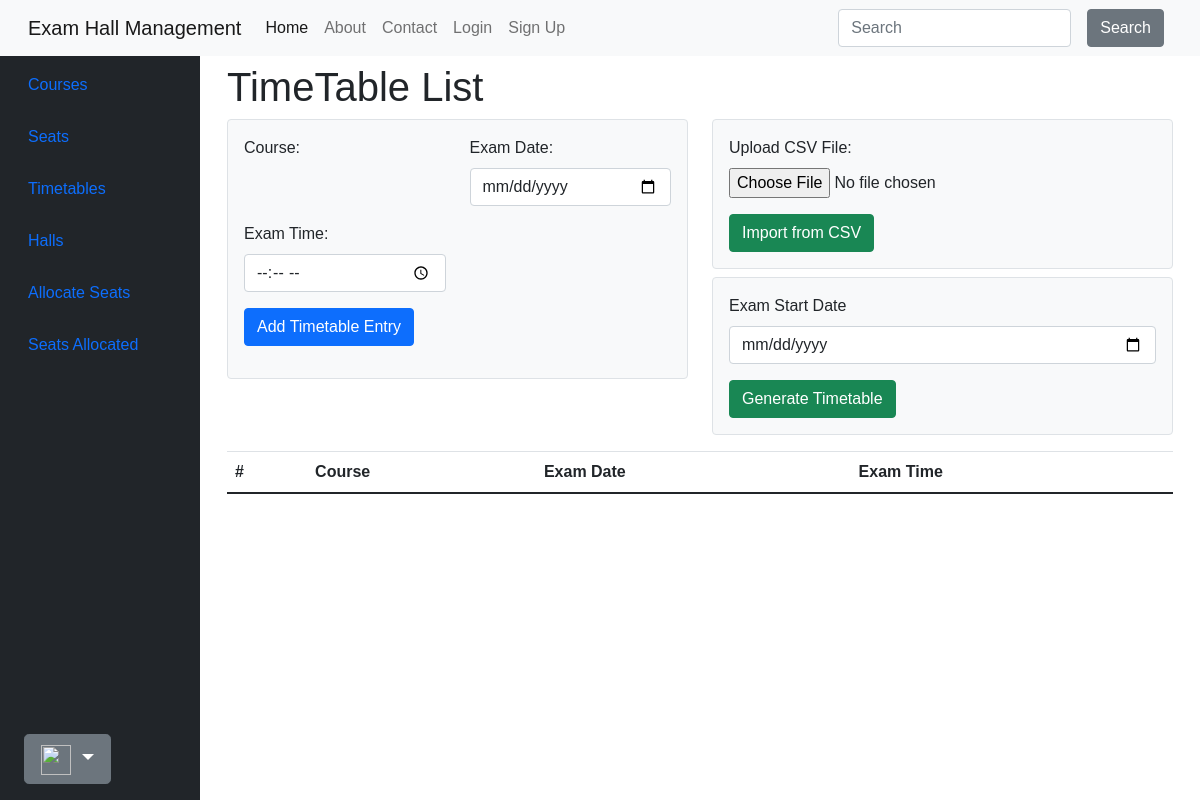
Page /main/generate-timetable/ on the earlier database version.
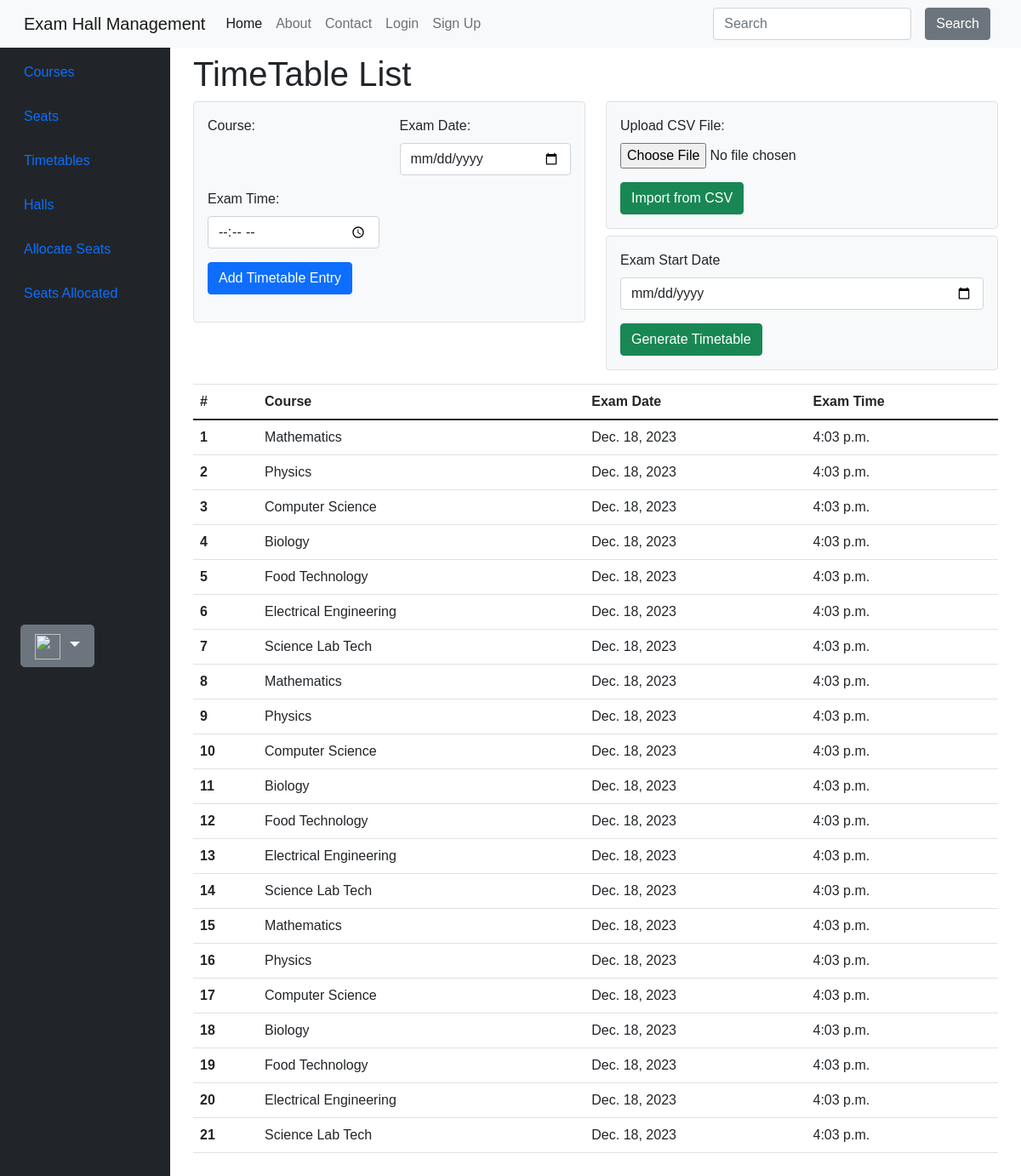
Same page on the later database version.
### main/models.py (models this page shows, shortened)
class TimeTable(models.Model):
    course = models.ForeignKey(Course, on_delete=models.CASCADE)
    exam_date = models.DateField()
    exam_time = models.TimeField()

class Course(models.Model):
    name = models.CharField(max_length=100)
    code = models.CharField(max_length=8)
    department = models.ForeignKey(Department, on_delete=models.CASCADE)
    def __str__(self):
        return f"{self.name}"

### main/views.py (the view, shortened to what this page needs)
# urls.py: path('generate-timetable/', GenerateTimeTableView.as_view(), name='generate'),
class GenerateTimeTableView(View):
    template_name = 'main/timetables.html'
    def get(self, request, *args, **kwargs):
        courses = Course.objects.all()
        timetable = TimeTable.objects.all()
        form = CourseForm()
        return render(request, self.template_name, {'courses': courses, 'timetable':timetable, 'form': form})

### main/forms.py
class CourseForm(forms.ModelForm):
    class Meta:
        model = Course
        fields = ['name', 'code', 'department']

### main/templates/main/timetables.html (shortened to what this page needs)
{% extends 'main/base.html' %}
{% load widget_tweaks %}
{% block content %}
    <h1>TimeTable List</h1>
    <div class="row mb-3">
        <div class="col-md-6">
            <div class="form-container bg-light p-3 rounded border">
                <form method="post" enctype="multipart/form-data">
                    <div class="form-group row">
                        <div class="col-md-6">
                            <label for="{{ form.course.id_for_label }}">Course:</label>
                        </div>
                        <div class="col-md-6">
                            <label for="{{ form.exam_date.id_for_label }}">Exam Date:</label>
                            <input type="date" id="exam_date" name="exam_date"
                            placeholder="dd-mm-yyyy" class="form-control">
                        </div>
                        <div class="col-md-6 mt-3">
                            <label for="{{ form.exam_time.id_for_label }}">Exam Time:</label>
                            <input type="time" id="exam_time" name="exam_time"
                            min="08:00" max="16:00" class="form-control" required/>
                        </div>
                        <div class="col-md-12 mt-3">
                            <button type="submit" class="btn btn-primary">Add Timetable Entry</button>
                        </div>
                    </div>
                </form>
            </div>
        </div>
        <div class="col-md-6">
            <div class="form-container bg-light p-3 rounded border">
                <form method="post" enctype="multipart/form-data" action={% url 'main:create_timetable' %}>
                    <div class="form-group">
                        <label for="csv_file">Upload CSV File:</label>
                        <input class="form-control-file" type="file" name="csv_file" required>
                    </div>
                    <div class="mt-3">
                        <button type="submit" class="btn btn-success">Import from CSV</button>
                    </div>
            </div>
            <div class="form-container bg-light mt-2 p-3 rounded border">
                <form method="post" action="{% url 'main:generate' %}">
                    <div class="form-group">
                        <label for="exam_date">Exam Start Date</label>
                        <input class="form-control" type="date" name="exam_date" required>
                    </div>
                    <div class="mt-3">
                        <button type="submit" class="btn btn-success">Generate Timetable</button>
                    </div>
                </form>
            </div>
        </div>
    </div>
    <table class="table">
        <thead>
            <tr>
                <th scope="col">#</th>
                <th scope="col">Course</th>
                <th scope="col">Exam Date</th>
                <th scope="col">Exam Time</th>
            </tr>
        </thead>
        <tbody>
            {% for entry in timetable %}
                <tr>
                    <th scope="row">{{ forloop.counter }}</th>
                    <td>{{ entry.course }}</td>
                    <td>{{ entry.exam_date }}</td>
                    <td>{{ entry.exam_time }}</td>
                </tr>
            {% endfor %}
        </tbody>
    </table>
{% endblock %}

Differences in the rows shown:
added TimeTable: course "Mathematics", exam_date "Dec. 18, 2023", exam_time "4:03 p.m."
added TimeTable: course "Physics", exam_date "Dec. 18, 2023", exam_time "4:03 p.m."
added TimeTable: course "Computer Science", exam_date "Dec. 18, 2023", exam_time "4:03 p.m."
added TimeTable: course "Biology", exam_date "Dec. 18, 2023", exam_time "4:03 p.m."
added TimeTable: course "Food Technology", exam_date "Dec. 18, 2023", exam_time "4:03 p.m."
added TimeTable: course "Electrical Engineering", exam_date "Dec. 18, 2023", exam_time "4:03 p.m."
added TimeTable: course "Science Lab Tech", exam_date "Dec. 18, 2023", exam_time "4:03 p.m."
added TimeTable: course "Mathematics", exam_date "Dec. 18, 2023", exam_time "4:03 p.m."
added TimeTable: course "Physics", exam_date "Dec. 18, 2023", exam_time "4:03 p.m."
added TimeTable: course "Computer Science", exam_date "Dec. 18, 2023", exam_time "4:03 p.m."
added TimeTable: course "Biology", exam_date "Dec. 18, 2023", exam_time "4:03 p.m."
added TimeTable: course "Food Technology", exam_date "Dec. 18, 2023", exam_time "4:03 p.m."
added TimeTable: course "Electrical Engineering", exam_date "Dec. 18, 2023", exam_time "4:03 p.m."
added TimeTable: course "Science Lab Tech", exam_date "Dec. 18, 2023", exam_time "4:03 p.m."
added TimeTable: course "Mathematics", exam_date "Dec. 18, 2023", exam_time "4:03 p.m."
added TimeTable: course "Physics", exam_date "Dec. 18, 2023", exam_time "4:03 p.m."
added TimeTable: course "Computer Science", exam_date "Dec. 18, 2023", exam_time "4:03 p.m."
added TimeTable: course "Biology", exam_date "Dec. 18, 2023", exam_time "4:03 p.m."
added TimeTable: course "Food Technology", exam_date "Dec. 18, 2023", exam_time "4:03 p.m."
added TimeTable: course "Electrical Engineering", exam_date "Dec. 18, 2023", exam_time "4:03 p.m."
added TimeTable: course "Science Lab Tech", exam_date "Dec. 18, 2023", exam_time "4:03 p.m."
